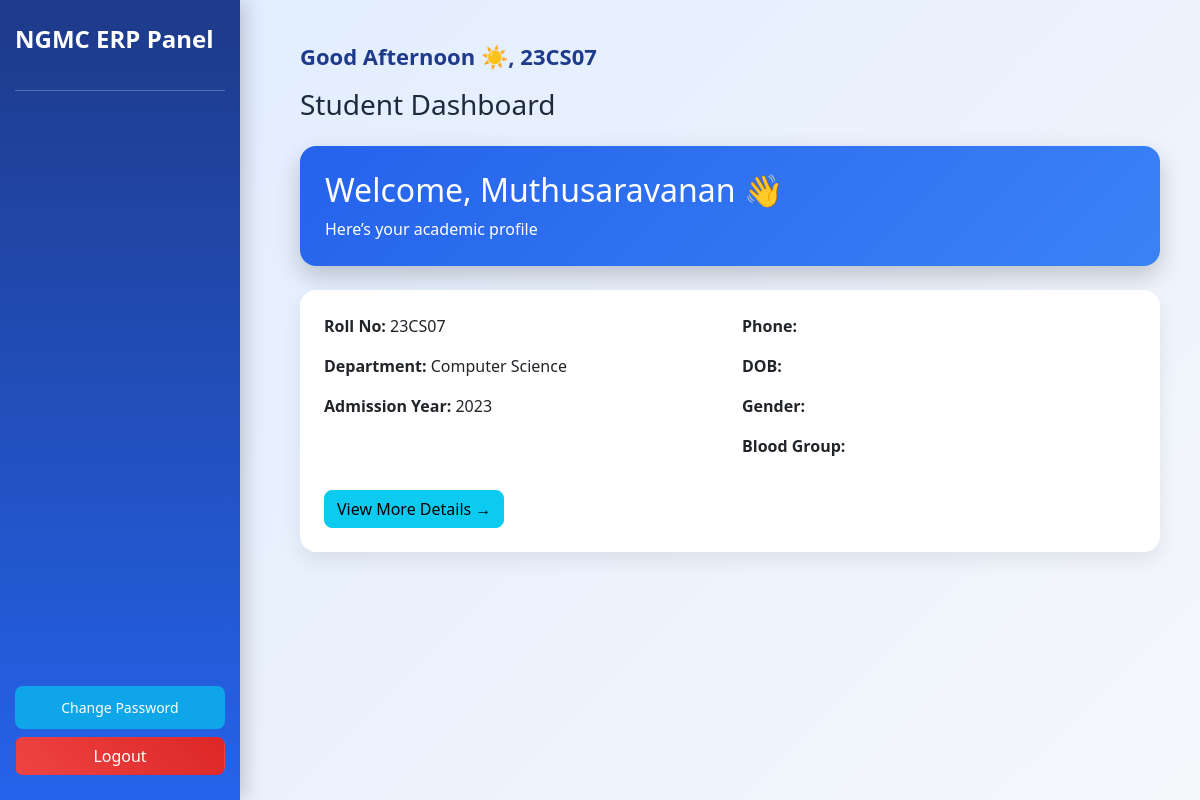
The page /student/ (signed in) on the database its author committed.
### core/models.py (models this page shows, shortened)
class Student(models.Model):
    user = models.OneToOneField(User, on_delete=models.CASCADE)
    name = models.CharField(max_length=100)
    roll_no = models.CharField(max_length=20)
    department = models.CharField(max_length=100)
    admission_year = models.IntegerField()
    dob = models.DateField(null=True, blank=True)
    gender = models.CharField(max_length=10, blank=True, null=True)
    blood_group = models.CharField(max_length=10, blank=True, null=True)
    phone = models.CharField(max_length=15, blank=True)
    address = models.TextField(blank=True)
    religion = models.CharField(max_length=50, blank=True, null=True)
    category = models.CharField(max_length=20, blank=True, null=True)
    physically_challenged = models.BooleanField(default=False)
    aadhaar = models.CharField(max_length=20, blank=True, null=True)
    permanent_address = models.TextField(blank=True, null=True)
    email = models.EmailField(blank=True, null=True)
    father_name = models.CharField(max_length=100, blank=True, null=True)
    mother_name = models.CharField(max_length=100, blank=True, null=True)
    father_occupation = models.CharField(max_length=100, blank=True, null=True)
    mother_occupation = models.CharField(max_length=100, blank=True, null=True)
    father_phone = models.CharField(max_length=15, blank=True, null=True)
    mother_phone = models.CharField(max_length=15, blank=True, null=True)
    guardian_name = models.CharField(max_length=100, blank=True, null=True)
    tenth_year = models.IntegerField(null=True, blank=True)
    tenth_percentage = models.FloatField(null=True, blank=True)
    twelfth_year = models.IntegerField(null=True, blank=True)
    twelfth_percentage = models.FloatField(null=True, blank=True)
    COURSE_CHOICES = [
        ('UG', 'UG'),
        ('PG', 'PG'),
        ('Research', 'Research'),
    ]
    course = models.CharField(
        max_length=20,
        choices=COURSE_CHOICES,
        default='UG',
        blank=True,
        null=True
    )
    batch = models.CharField(max_length=50, blank=True, null=True)
    hosteller = models.BooleanField(default=False)

### core/views.py (the view)
# urls.py: path('student/', views.student_dashboard, name='student_dashboard'),
@login_required
@login_required
def student_dashboard(request):
    student = Student.objects.filter(user=request.user).first()
    if not student:
        return redirect('admin_dashboard')  # prevent crash
    return render(request, 'student_dashboard.html', {'student': student})

### core/templates/student_dashboard.html (shortened to what this page needs)
{% extends 'base.html' %}
{% block title %}Student Dashboard{% endblock %}
{% block content %}
<div class="welcome-box mb-4 animate__animated animate__fadeInDown">
    <h2>Welcome, {{ student.name }} 👋</h2>
    <p class="mb-0">Here’s your academic profile</p>
</div>
<div class="card p-4">
<div class="row">
<div class="col-md-6">
<p><b>Roll No:</b> {{ student.roll_no }}</p>
<p><b>Department:</b> {{ student.department }}</p>
<p><b>Admission Year:</b> {{ student.admission_year }}</p>
</div>
<div class="col-md-6">
<p><b>Phone:</b> {{ student.phone }}</p>
<p><b>DOB:</b> {{ student.dob|date:"d-m-Y" }}</p>
<p><b>Gender:</b> {{ student.gender }}</p>
<p><b>Blood Group:</b> {{ student.blood_group }}</p>
</div>
</div>
<div class="mt-3">
	<a href="{% url 'student_full_details' student.id %}" class="btn btn-info">
    View More Details →
</a>
</div>
</div>
{% endblock %}

### core/templates/base.html (style rules this page uses)
body { min-height:100vh; font-family:'Segoe UI', sans-serif; background: linear-gradient(135deg, #e0ecff, #f5f7fb); color:#1e293b; }
.card { background:white; border:none; border-radius:16px; box-shadow:0 8px 20px rgba(0,0,0,0.08); padding:20px; }
.btn { border-radius:8px; }

### core/templates/student_dashboard.html (style rules this page uses)
.welcome-box { background:linear-gradient(135deg,#2563eb,#3b82f6); color:white; padding:25px; border-radius:16px; box-shadow:0 10px 25px rgba(0,0,0,0.2); }

### rows shown on the page
Student: name "Muthusaravanan", roll_no "23CS07", department "Computer Science", admission_year "2023"
